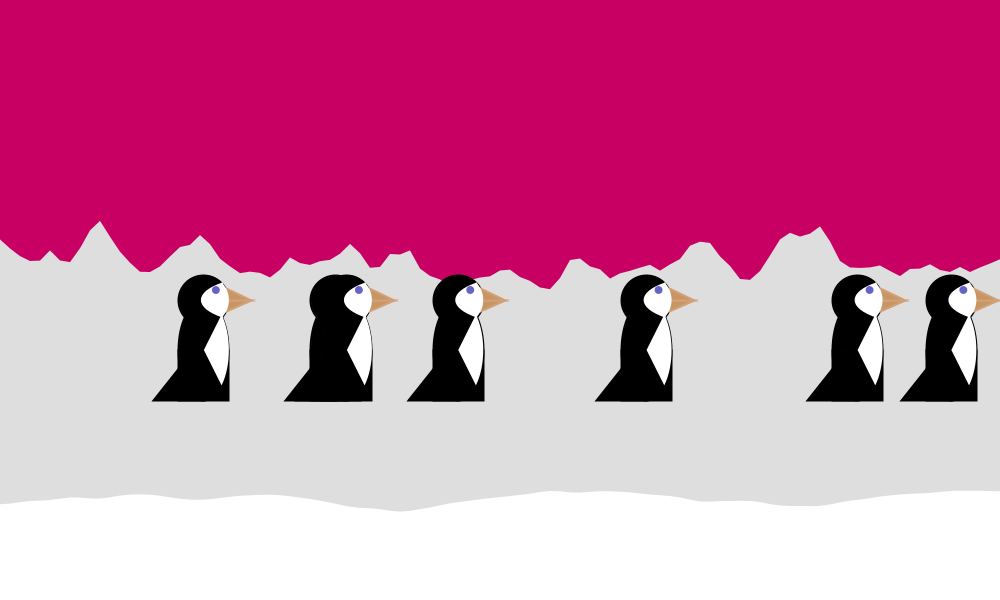
Frame 1 (no input)
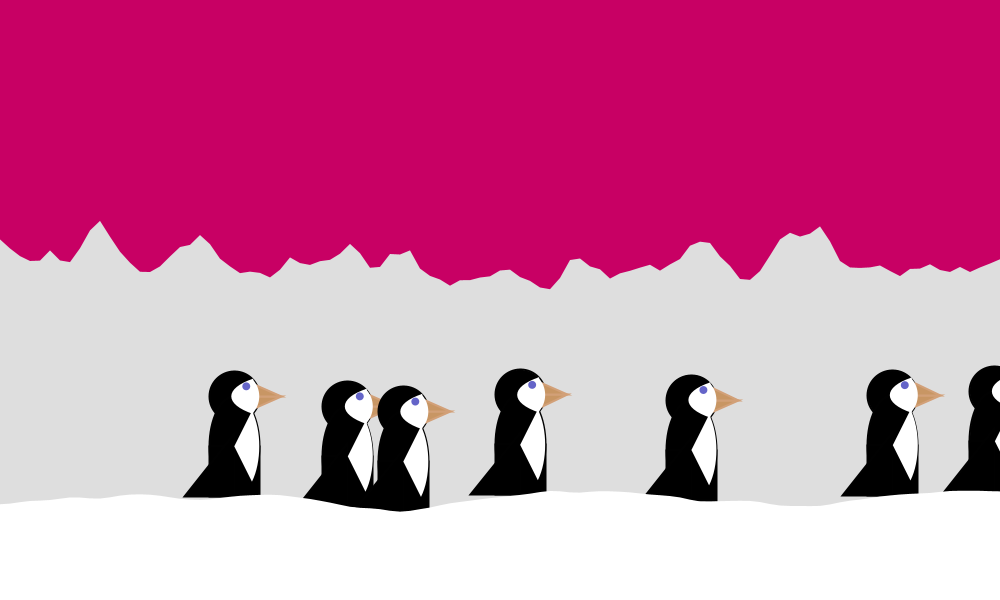
Frame 60 (the mouse pressed at the canvas centre just before this capture)
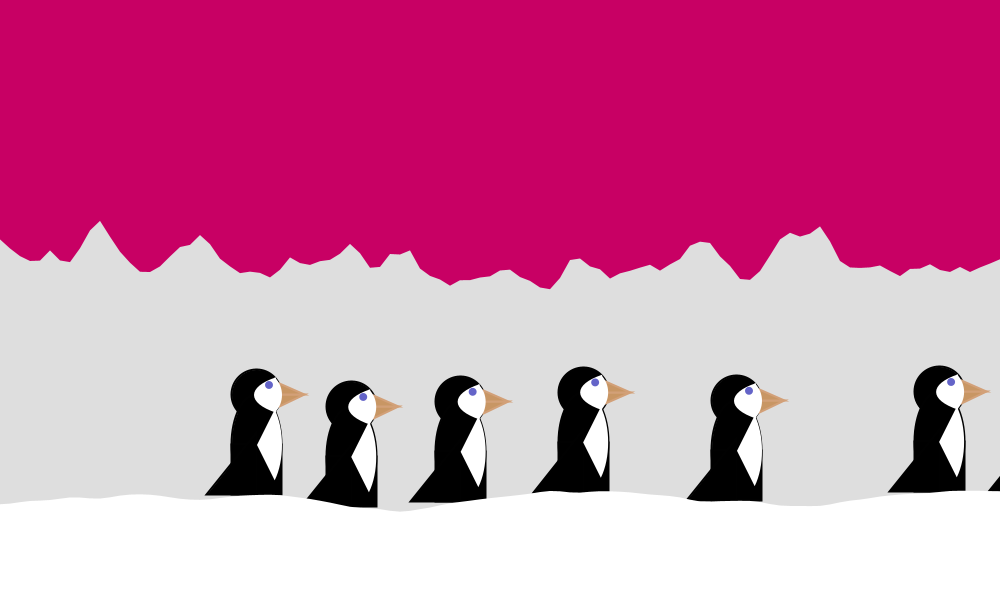
Frame 120 (the mouse held since frame 60 and released just before this capture)

The Processing sketch that drew these frames (run headless with seeded random() and noise(); from frame 60 on, the mouse is pressed at the canvas centre):

// Processing sketch: MarchPenguin
// ── MarchPenguin.pde
/* A march of the Penguins animation
   Created for Comp4050
   2022
   Alice's submission
*/

Penguin[] colony = new Penguin[7];
Landscape southPole = new Landscape(500);
void setup() {
  size(1000, 600);

  for (int i =0; i<colony.length; i++) {
    colony[i]= new Penguin(random(0, width), 400,random(0.5,1.5));
  }
}


void draw() {
  background(200, 0, 100);
  southPole.drawHills();
  for (int i = 0; i<colony.length; i++) {
    colony[i].display();
    colony[i].walk(southPole,colony);
  }
  southPole.drawGround();
}

void mousePressed(){
  for (int i = 0; i<colony.length; i++) {
    if(colony[i].select(mouseX,mouseY)){
     break; 
    }
  }
}

void mouseReleased(){
  for (int i = 0; i<colony.length; i++) {
    colony[i].deSelect();
  }
}

void mouseDragged(){
  for (int i = 0; i<colony.length; i++) {
    colony[i].drag(mouseX,mouseY);
  }
}

void FOO(int Yeah){

}

// ── Beak.pde
//hello world
// hello
// hello
class Beak {

  float x, y, size;
  int angle = 0;
  int angularSpeed = 3;
  int squeakCounter = 0;


  Beak(float x, float y, float size) {
    this.x = x;
    this.y = y;
    this.size = size;
  }

  void display() {
    fill(200, 150, 100);
    stroke(210, 160, 120);
    pushMatrix();
    translate(x, y);
    rotate(radians(angle));
    triangle(0, 0, 0, size*0.45, size, 0);
    rotate(radians(-2*angle));
    triangle(0, 0, 0, -size*0.45, size, 0);
    popMatrix();
  }

  void move() {
    if (squeakCounter>0) {
      if (angle<=0 && angularSpeed<0) {
        angularSpeed = - angularSpeed;
        squeakCounter--;
      }
      if (angle>=45 && angularSpeed>0) {
        angularSpeed = - angularSpeed;
      }
      angle+=angularSpeed;
    }
  }

  void squeak() {
    squeakCounter= 3;
  }
}

// ── Landscape.pde
class Landscape {

  float yOff;

  Landscape(float y) {
    yOff=y;
  }

  void drawHills() {    
    fill(222);// We are going to draw a polygon out of the wave points
    noStroke();
    beginShape();   

    // Iterate over horizontal pixels
    for (float x = 0; x <= width; x += 10) {      
      float y =  hillLevel(x);
      // Set the vertex
     
      vertex(x, y); 
      y = mouseY;
      
    }    
    vertex(width, height);
    vertex(0, height);
    endShape(CLOSE);
  }
  
  void drawGround() {    
    fill(255);// We are going to draw a polygon out of the wave points
    noStroke();
    beginShape();   

    // Iterate over horizontal pixels
    for (float x = 0; x <= width; x += 10) {      
      float y =  groundLevel(x);
      // Set the vertex     
      vertex(x, y);       
    }    
    vertex(width, height);
    vertex(0, height);
    endShape(CLOSE);
  }
   
  
  float hillLevel(float x){
   return map(noise(x*0.02), 0, 1,yOff-height/3,yOff-height/2);  
  }
  
  float groundLevel(float x){
   return map(noise(x*0.005), 0, 1,yOff-20,yOff+20);  
  }
}

// ── Penguin.pde
class Penguin {
  float x, y, dx;
  float target_velocity = 0;
  int SIZE = 50;
  boolean isSelected =  false;

  Beak bill;

  //Constructor to set the initial position, and the intial and target velocity.
  Penguin(float x, float y, float dx) {
    this.x = x;
    this.y = y - 2*SIZE;
    this.target_velocity = dx;
    this.dx = dx;    
    this.bill = new Beak(SIZE*0.45, 0, SIZE/2);
  }


  void display() {
    pushMatrix();
    translate(this.x,this.y);    
    //Black part
    fill(0);
    stroke(1);
    strokeWeight(2);
    ellipse(0, 0, SIZE, SIZE);
    ellipse(0,SIZE, SIZE, 2*SIZE);
    rect(-SIZE/2,SIZE, SIZE, SIZE);
    triangle(0, 0.75*SIZE, 0, 2*SIZE, -SIZE, 2*SIZE);
  
    //The beak
    bill.display();
    
    //The white part
    fill(255);
    noStroke();
    arc(0, 0, SIZE, SIZE, -QUARTER_PI, QUARTER_PI, OPEN);
    arc(SIZE*1.44, 0, 3*SIZE, SIZE, 3*QUARTER_PI, 5*QUARTER_PI, OPEN);
    arc(0, SIZE, SIZE, 2*SIZE, -QUARTER_PI, QUARTER_PI);
    
    //The eyes
    fill(100, 100, 200);
    ellipse(SIZE/4, -SIZE/5, SIZE/6, SIZE/6);
    popMatrix();
  }

  void walk(Landscape land, Penguin[] peers) {
    if (!isSelected) {
      this.x += this.dx;
      this.y = land.groundLevel(this.x)-2*SIZE;
      if (this.x>=width+2*SIZE) {
        this.x = -2*SIZE;
      }
      if (isClose(peers)) {
        this.dx = this.dx*0.95;
      } else {
        this.dx = (9*this.dx+ this.target_velocity)/10;
      }
    }
    this.bill.move();
  }

  boolean select(float x, float y) {
    this.isSelected=isOver(mouseX, mouseY);
    return this.isSelected;
  }

  void deSelect() {
    this.isSelected = false;
  }

  void drag(float x, float y) {
    if (this.isSelected) {
      this.x = x;
      this.y = y;
      this.bill.squeak();
    }
  }

  boolean isOver(float x, float y) {
    boolean result = dist(x, y, this.x, this.y)<=SIZE/2;
    result = result || ((x>=this.x-SIZE/2) && (x<=this.x+SIZE/2)
      && (y>=this.y) && (this.y<=this.y+2*SIZE));
    return result;
  }

  boolean isClose(Penguin[] peers) {
    boolean result = false;
    for (int i = 0; i<peers.length; i++) {
      if (this != peers[i]
        && dist(peers[i].x, peers[i].y, this.x, this.y)<=2*SIZE
        && peers[i].x>this.x) {
        result =true;
      }
    }
    return result;
  }
}
